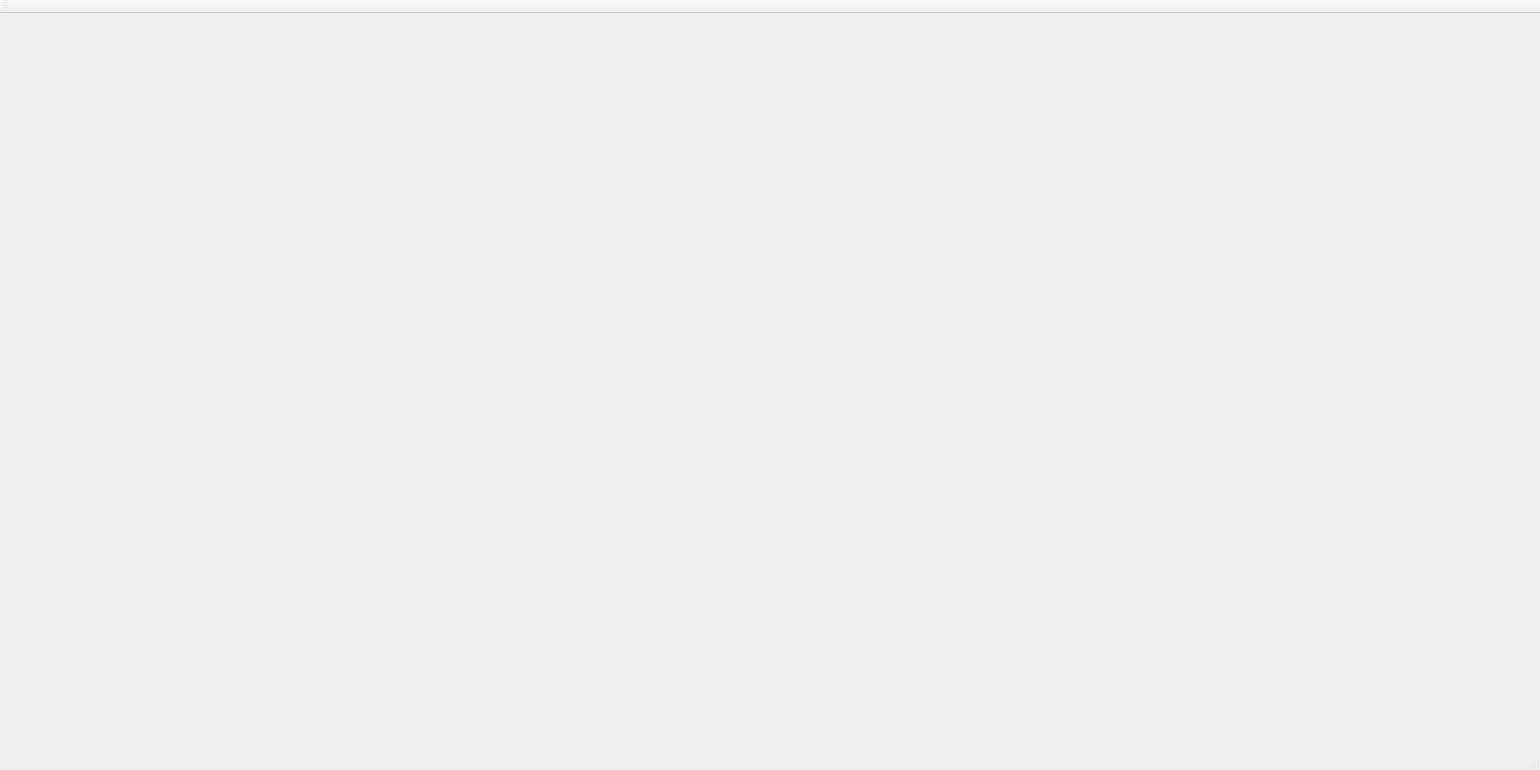
<?xml version="1.0" encoding="UTF-8"?>
<ui version="4.0">
 <class>MainWindow</class>
 <widget class="QMainWindow" name="MainWindow">
  <property name="geometry">
   <rect>
    <x>0</x>
    <y>0</y>
    <width>1900</width>
    <height>950</height>
   </rect>
  </property>
  <property name="windowTitle">
   <string>MainWindow</string>
  </property>
  <widget class="QWidget" name="centralWidget">
   <widget class="QCustomPlot" name="customPlot" native="true">
    <property name="geometry">
     <rect>
      <x>48</x>
      <y>39</y>
      <width>1800</width>
      <height>821</height>
     </rect>
    </property>
   </widget>
  </widget>
  <widget class="QMenuBar" name="menuBar">
   <property name="geometry">
    <rect>
     <x>0</x>
     <y>0</y>
     <width>1900</width>
     <height>26</height>
    </rect>
   </property>
  </widget>
  <widget class="QToolBar" name="mainToolBar">
   <attribute name="toolBarArea">
    <enum>TopToolBarArea</enum>
   </attribute>
   <attribute name="toolBarBreak">
    <bool>false</bool>
   </attribute>
  </widget>
  <widget class="QStatusBar" name="statusBar"/>
 </widget>
 <layoutdefault spacing="6" margin="11"/>
 <customwidgets>
  <customwidget>
   <class>QCustomPlot</class>
   <extends>QWidget</extends>
   <header>qcustomplot.h</header>
   <container>1</container>
  </customwidget>
 </customwidgets>
 <resources/>
 <connections/>
</ui>
